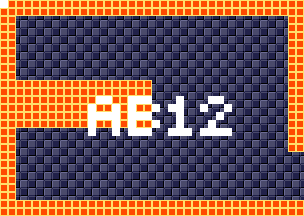

Rendered tile map (Tiled .tmx) drawn with the repository's tilesets; below, a short description and the map source with its tile grids summarised:
An orthogonal 38x27 tile map with 8x8 px tiles, 4 tile layers (background, foreground, room numbers, Objects), 10 tilesets.

<map version="1.5" tiledversion="1.7.1" orientation="orthogonal" renderorder="right-down" width="38" height="27" tilewidth="8" tileheight="8" infinite="0" nextlayerid="11" nextobjectid="1">
 <tileset firstgid="1" source="tilesheets/tsKarniMata.tsx" />
 <tileset firstgid="1025" source="tilesheets/tsVoodooWasp.tsx" />
 <tileset firstgid="2049" source="tilesheets/tsGoddess.tsx" />
 <tileset firstgid="3073" source="tilesheets/tsKonark.tsx" />
 <tileset firstgid="4097" name="sEnemies" tilewidth="8" tileheight="8" tilecount="1024" columns="32">
  <image source="../grapx/tilesheets/sKarniMata.bmp" trans="ff94ff" width="256" height="256" />
 </tileset>
 <tileset firstgid="5121" source="tilesheets/tsIceTemple.tsx" />
 <tileset firstgid="6145" source="tilesheets/sTiwanakuTemple.tsx" />
 <tileset firstgid="7169" source="tilesheets/sIndraTemple.tsx" />
 <tileset firstgid="8193" source="tilesheets/sTeleport.tsx" />
 <tileset firstgid="9217" source="tilesheets/sObjects.tsx" />
 <layer id="2" name="background" width="38" height="27">
  <data>[1026 cells, 1026 non-empty, 2 distinct tile ids]</data>
 </layer>
 <layer id="1" name="foreground" width="38" height="27">
  <data>[1026 cells, 334 non-empty, 1 distinct tile ids]</data>
 </layer>
 <layer id="7" name="room numbers" width="38" height="27">
  <data>[1026 cells, 44 non-empty, 1 distinct tile ids]</data>
 </layer>
 <layer id="10" name="Objects" width="38" height="27">
  <data>[1026 cells, 0 non-empty, 0 distinct tile ids]</data>
 </layer>
</map>
